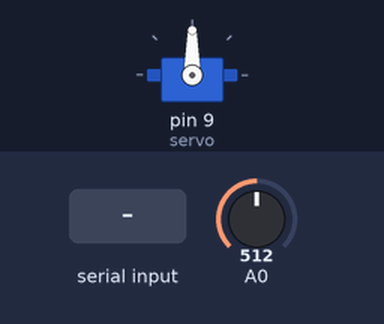
The sketch below on a simulated Arduino Uno, built with avr-gcc and run on an emulated ATmega328P. Shown: servo. Inputs (shaded band) come from the test bench; at power-on: A0 = 512.

Above: at 1.8 s.
1.9 s: A0 set to 53
3.4 s: A0 set to 42
At 4.7 s:
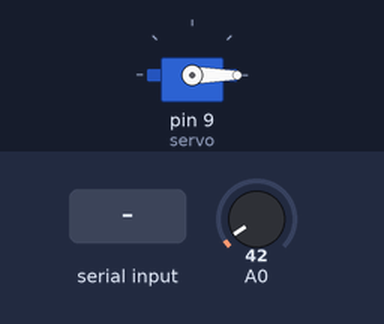
5.5 s: "1" received over the second serial link
At 6.8 s:
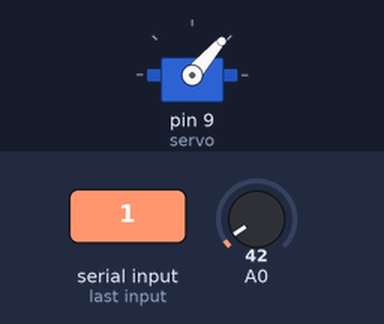
8.5 s: A0 set to 122
At 9.7 s:
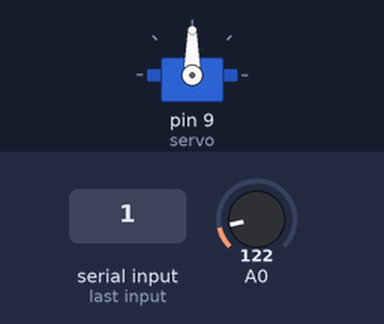
10.5 s: A0 set to 0
At 11.3 s:
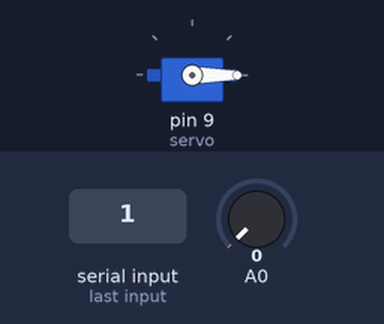
12.5 s: "0" received over the second serial link
At 13.8 s:
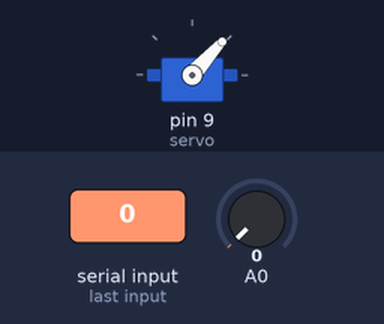
Timing chart, 0 to 15.5 s (numbered marks = the images above; inputs shaded):
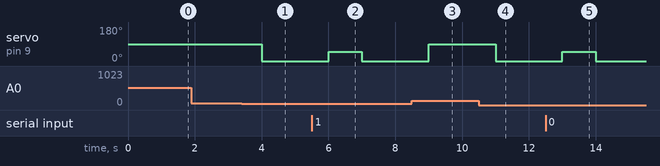

The sketch:

arduino-bluetooth-servo.ino
```cpp
#include <SoftwareSerial.h>
#include <Servo.h>
SoftwareSerial bluetooth(0, 1);
Servo servo;
int data;
int sens;
void setup()
{
  bluetooth.begin(9600);
  pinMode(9, OUTPUT);
  servo.attach(9);
}
void loop()
{
  data = bluetooth.read();
  sens = analogRead(0);
  servo.write(data);
  if (sens >= '1'){
      servo.write(90);
    }
   delay(1000);
}
```

Measured:
- the behaviour switches between 49 and 48 on A0 (found by bisection; images 0 and 1)
- after the input at 1.9 s, every drawn part: stays the same
- after the input at 3.4 s, servo on pin 9 (servo): 90° → 0° after 0.60 s
- after the input at 5.5 s, servo on pin 9 (servo): 0° → 49° after 0.50 s, → 0° 1.0 s later
- after the input at 8.5 s, servo on pin 9 (servo): 0° → 90° after 0.50 s
- after the input at 10.5 s, servo on pin 9 (servo): 90° → 0° after 0.50 s
- after the input at 12.5 s, servo on pin 9 (servo): 0° → 48° after 0.50 s, → 0° 1.0 s later
